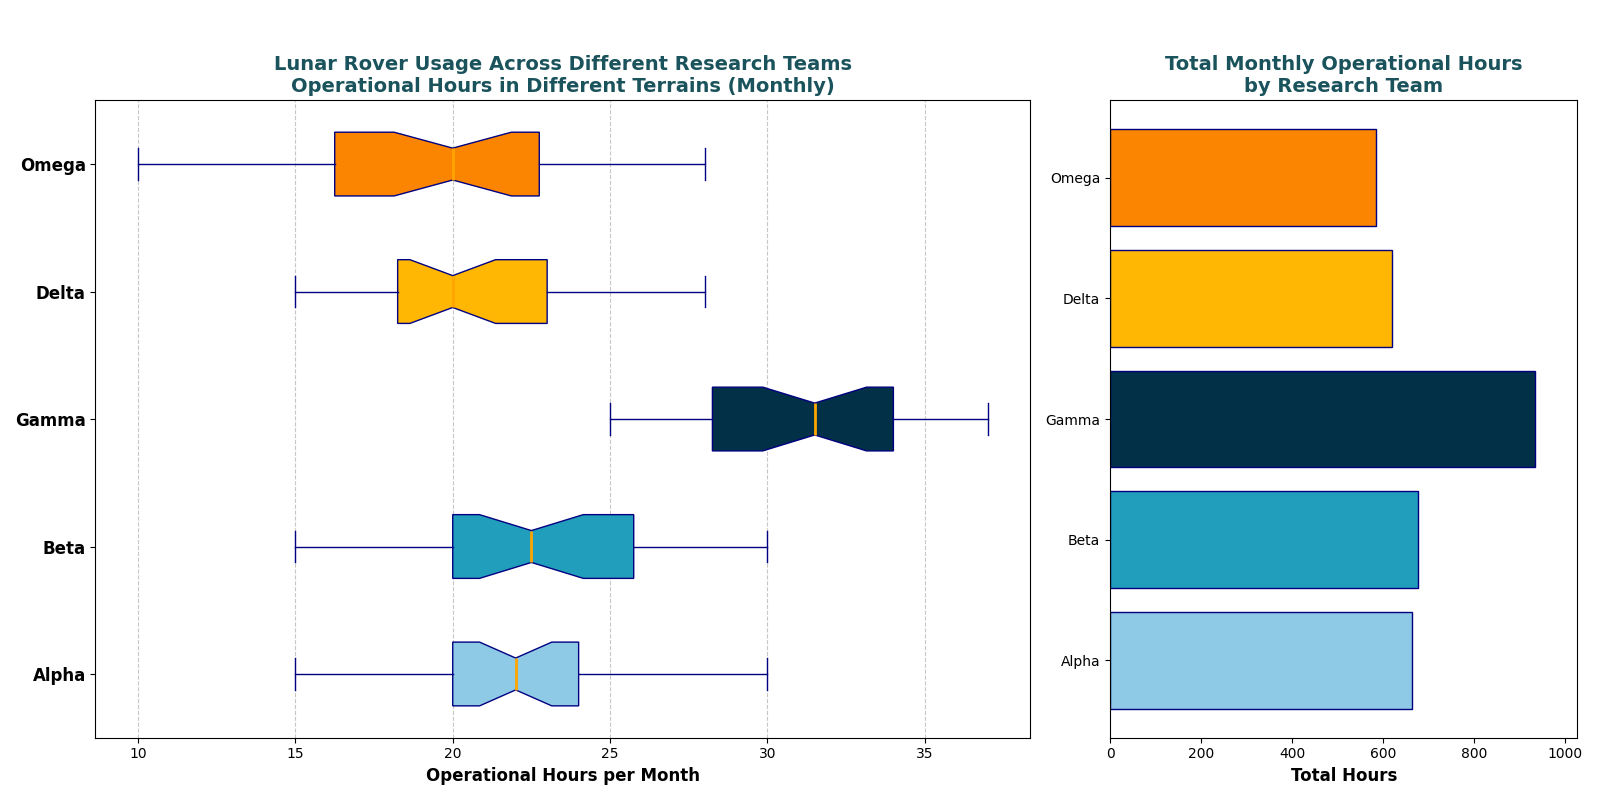

Write the Python code that produced this figure.
import matplotlib.pyplot as plt
import numpy as np

# Teams
teams = ["Alpha", "Beta", "Gamma", "Delta", "Omega"]

# Monthly operational hours
alpha_hours = [15, 18, 24, 20, 22, 17, 21, 23, 19, 26, 29, 18, 20, 24, 22, 27, 30, 20, 22, 24, 26, 20, 27, 19, 18, 24, 25, 23, 21, 20]
beta_hours = [20, 15, 17, 16, 19, 22, 21, 24, 22, 23, 18, 20, 19, 21, 23, 26, 28, 29, 30, 24, 25, 20, 22, 24, 26, 19, 28, 27, 26, 24]
gamma_hours = [30, 28, 32, 35, 29, 34, 33, 31, 29, 28, 30, 32, 25, 27, 26, 28, 32, 33, 34, 37, 35, 36, 34, 28, 27, 29, 30, 33, 34, 35]
delta_hours = [17, 19, 23, 20, 21, 18, 17, 16, 20, 24, 23, 25, 27, 28, 22, 20, 19, 18, 15, 17, 20, 19, 18, 20, 22, 23, 19, 21, 24, 25]
omega_hours = [12, 10, 15, 13, 16, 14, 20, 22, 19, 21, 18, 14, 17, 19, 20, 26, 24, 21, 23, 20, 20, 19, 17, 14, 25, 28, 27, 26, 24, 20]

# Calculate total monthly operational hours
total_hours = [sum(alpha_hours), sum(beta_hours), sum(gamma_hours), sum(delta_hours), sum(omega_hours)]

# Create subplots
fig, axs = plt.subplots(1, 2, figsize=(16, 8), gridspec_kw={'width_ratios': [2, 1]})

# Horizontal Box Plot
colors = ['#8ecae6', '#219ebc', '#023047', '#ffb703', '#fb8500']
box = axs[0].boxplot(
    [alpha_hours, beta_hours, gamma_hours, delta_hours, omega_hours], 
    vert=False, patch_artist=True, notch=True,
    boxprops=dict(facecolor='skyblue', color='navy'),
    whiskerprops=dict(color='navy'),
    capprops=dict(color='navy'),
    flierprops=dict(marker='o', color='red', markersize=6, alpha=0.6),
    medianprops=dict(color='orange', linewidth=2)
)

for patch, color in zip(box['boxes'], colors):
    patch.set_facecolor(color)

axs[0].set_title('Lunar Rover Usage Across Different Research Teams\nOperational Hours in Different Terrains (Monthly)', fontsize=14, fontweight='bold', color='#1a535c')
axs[0].set_xlabel('Operational Hours per Month', fontsize=12, fontweight='bold')
axs[0].set_yticks(np.arange(1, len(teams)+1))
axs[0].set_yticklabels(teams, fontsize=12, fontweight='bold')
axs[0].grid(axis='x', linestyle='--', alpha=0.7)

# Bar Chart
axs[1].barh(teams, total_hours, color=colors, edgecolor='navy')
axs[1].set_title('Total Monthly Operational Hours\nby Research Team', fontsize=14, fontweight='bold', color='#1a535c')
axs[1].set_xlabel('Total Hours', fontsize=12, fontweight='bold')
axs[1].set_xlim(0, max(total_hours) * 1.1)

# Adjust layout
plt.tight_layout(rect=[0, 0, 1, 0.95])

# Show the plots
plt.show()
